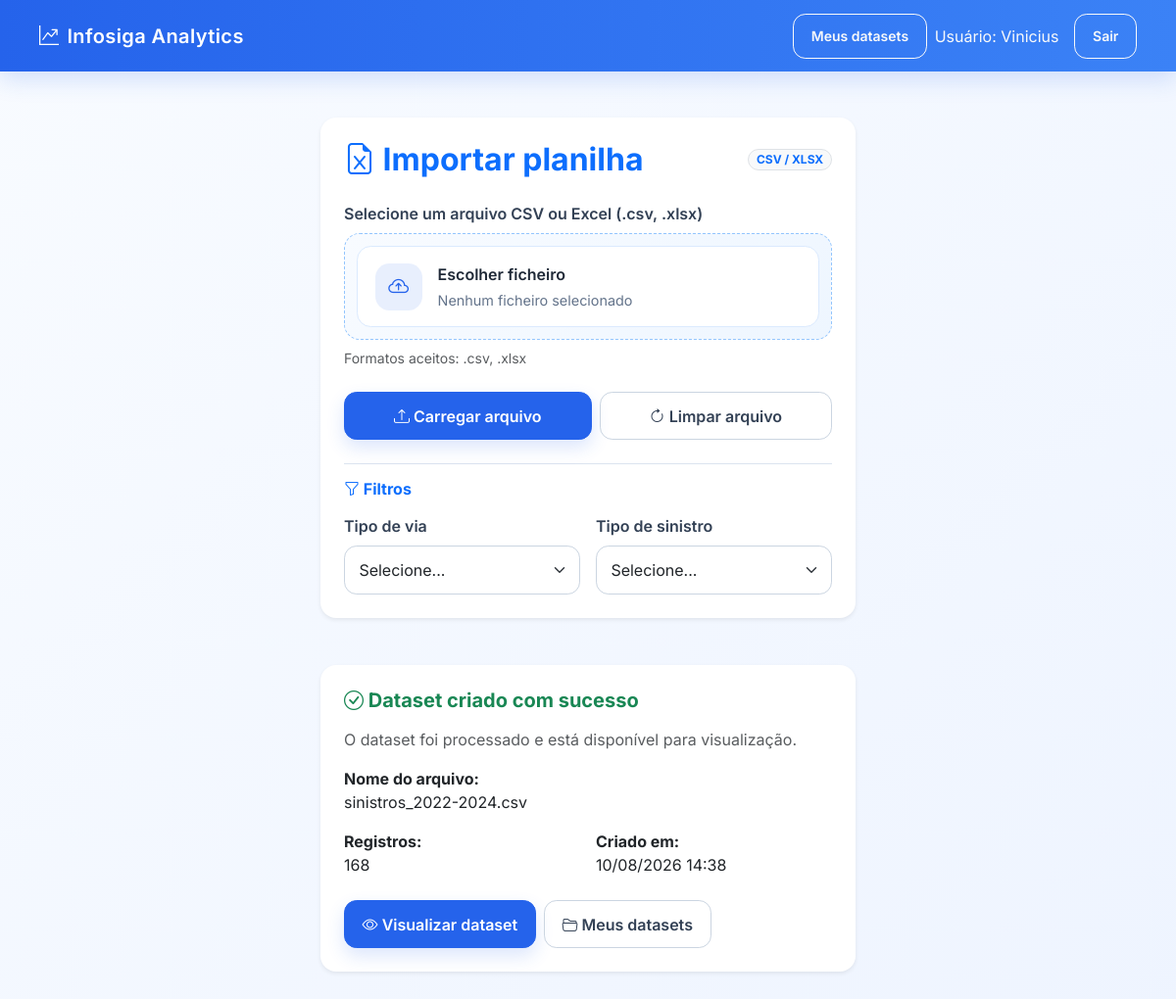
Screenshot of / (signed in) with the database file from the repository.
### analytics/models.py (models this page shows, shortened)
class Dataset(models.Model):
    usuario = models.ForeignKey(
        settings.AUTH_USER_MODEL,
        on_delete=models.CASCADE,
        related_name="datasets",
    )
    nome_original = models.CharField(
        max_length=255
    )
    arquivo = models.FileField(
        upload_to="datasets/"
    )
    quantidade_registros = models.PositiveIntegerField(
        default=0
    )
    criado_em = models.DateTimeField(
        auto_now_add=True
    )
    atualizado_em = models.DateTimeField(
        auto_now=True
    )
    resultado_processado = models.FileField(
        upload_to="datasets/processed/",
        null=True,
        blank=True,
    )

### analytics/views/home.py (the view)
# urls.py: path("", home, name="home"),
@login_required
def home(request):
    if request.GET.get("clear") == "1":
        request.session.pop("last_dataset_id", None)
        request.session.pop("uploaded_file_info", None)
        request.session.modified = True
    form = UploadFileForm()
    context = {"form": form}
    last_dataset_id = request.session.get("last_dataset_id")
    if last_dataset_id:
        new_dataset = DatasetService.get_for_user(last_dataset_id, request.user)
        if new_dataset:
            context["new_dataset"] = new_dataset
    uploaded_file_info = request.session.get("uploaded_file_info")
    if uploaded_file_info:
        context["uploaded_file_info"] = uploaded_file_info
    return render(request, "analytics/home.html", context)

### analytics/forms.py (shortened to what this page needs)
class UploadFileForm(forms.Form):
    arquivo = forms.FileField(
        label="Selecione um arquivo",
        required=True,
        widget=forms.ClearableFileInput(
            attrs={
                "class": "form-control",
                "accept": ".csv,.xlsx,application/vnd.ms-excel,application/vnd.openxmlformats-officedocument.spreadsheetml.sheet,text/csv",
            }
        ),
    )

### analytics/persistence/datasets.py (called while the page is built)
def get_dataset_for_user(dataset_id, usuario):
    return (
        Dataset.objects
        .filter(
            id=dataset_id,
            usuario=usuario,
        )
        .first()
    )

### analytics/services/dataset_service.py (called while the page is built)
    @staticmethod
    def get_for_user(dataset_id, usuario):
        return dataset_persistence.get_dataset_for_user(dataset_id, usuario)

### analytics/templates/analytics/home.html (shortened to what this page needs)
{% extends "analytics/base.html" %}
{% block content %}
<form id="uploadForm" enctype="multipart/form-data" method="POST" action="{% url 'upload_file' %}">
    <div class="row justify-content-center mb-5">
        <div class="col-lg-6 col-md-8">
            <div class="card shadow-sm border-0">
                <div class="card-body p-4">
                    <div class="d-flex align-items-center justify-content-between mb-4">
                        <h2 class="card-title mb-0 text-primary">
                            <i class="bi bi-file-earmark-excel"></i> Importar planilha
                        </h2>
                        <span class="badge rounded-pill bg-light text-primary border">CSV / XLSX</span>
                    </div>
                    <div class="mb-4">
                        <label class="form-label fw-semibold">
                            Selecione um arquivo CSV ou Excel (.csv, .xlsx)
                        </label>
                        {% with field_id=form.arquivo.id_for_label %}
                        <div class="upload-shell">
                            <label for="{{ field_id }}" class="upload-input" role="button">
                                <div class="upload-icon">
                                    <i class="bi bi-cloud-arrow-up"></i>
                                </div>
                                <div class="upload-text">
                                    <span class="upload-title">Escolher ficheiro</span>
                                    <span class="upload-hint" id="fileNameHint">Nenhum ficheiro selecionado</span>
                                </div>
                            </label>
                        </div>
                        {% endwith %}
                        <small class="text-muted d-block mt-2">
                            Formatos aceitos: .csv, .xlsx
                        </small>
                    </div>
                    <div class="d-grid gap-2 d-md-flex">
                        <button type="submit" class="btn btn-primary flex-grow-1" id="submitButton">
                            <i class="bi bi-upload"></i> Carregar arquivo
                        </button>
                        <a href="{% url 'home' %}?clear=1" class="btn btn-outline-secondary flex-grow-1">
                            <i class="bi bi-arrow-clockwise"></i> Limpar arquivo
                        </a>
                    </div>
                    <div class="mt-4 pt-3 border-top">
                        <h6 class="mb-3 text-primary fw-bold">
                            <i class="bi bi-funnel"></i> Filtros
                        </h6>
                        <div class="row g-3">
                            <div class="col-md-6">
                                <label for="tipoVia" class="form-label fw-semibold">Tipo de via</label>
                                <select class="form-select" id="tipoVia" name="tipo_via">
                                    <option value="">Selecione...</option>
                                </select>
                            </div>
                            <div class="col-md-6">
                                <label for="tipoSinistro" class="form-label fw-semibold">Tipo de sinistro</label>
                                <select class="form-select" id="tipoSinistro" name="tipo_sinistro">
                                    <option value="">Selecione...</option>
                                </select>
                            </div>
                        </div>
                    </div>
                </div>
            </div>
        </div>
    </div>
</form>
{% if new_dataset %}
<div class="row justify-content-center mb-4">
    <div class="col-lg-6 col-md-8">
        <div class="card shadow-sm border-0">
            <div class="card-body p-4">
                <h5 class="card-title mb-3 text-success">
                    <i class="bi bi-check-circle"></i> Dataset criado com sucesso
                </h5>
                <div class="mb-3 text-muted">
                    O dataset foi processado e está disponível para visualização.
                </div>
                <div class="row g-3 mb-4">
                    <div class="col-12">
                        <strong>Nome do arquivo:</strong>
                        <div>{{ new_dataset.nome_original }}</div>
                    </div>
                    <div class="col-6">
                        <strong>Registros:</strong>
                        <div>{{ new_dataset.quantidade_registros }}</div>
                    </div>
                    <div class="col-6">
                        <strong>Criado em:</strong>
                        <div>{{ new_dataset.criado_em|date:"d/m/Y H:i" }}</div>
                    </div>
                </div>
                <div class="d-flex gap-2 flex-wrap">
                    <a href="{% url 'dataset_detail' new_dataset.id %}" class="btn btn-primary">
                        <i class="bi bi-eye"></i> Visualizar dataset
                    </a>
                    <a href="{% url 'dataset_list' %}" class="btn btn-outline-secondary">
                        <i class="bi bi-folder2-open"></i> Meus datasets
                    </a>
                </div>
            </div>
        </div>
    </div>
</div>
{% endif %}
{% endblock %}

### analytics/templates/analytics/base.html (shortened to what this page needs)
{% load static %}
<!DOCTYPE html>
<html lang="pt-br">
<head>
    <link href="https://cdn.jsdelivr.net/npm/bootstrap@5.3.7/dist/css/bootstrap.min.css" rel="stylesheet">
    <link rel="stylesheet" href="https://cdn.jsdelivr.net/npm/bootstrap-icons@1.11.3/font/bootstrap-icons.css">
    <link rel="stylesheet" href="{% static 'analytics/css/home.css' %}">
</head>
<body>
    <nav class="navbar navbar-dark fixed-top">
        <div class="container-fluid px-4">
            <a class="navbar-brand mb-0 h1 d-flex align-items-center gap-2" href="{% url 'home' %}">
                <i class="bi bi-graph-up-arrow"></i>
                <span>Infosiga Analytics</span>
            </a>
            <div class="d-flex align-items-center gap-2">
                {% if user.is_authenticated %}
                    <a class="btn btn-outline-light btn-sm" href="{% url 'dataset_list' %}">Meus datasets</a>
                    <span class="navbar-text text-light me-2">Usuário: {{ user.username }}</span>
                    <a class="btn btn-outline-light btn-sm" href="{% url 'logout' %}">Sair</a>
                {% else %}
                    <a class="btn btn-outline-light btn-sm" href="{% url 'login' %}">Entrar</a>
                    <a class="btn btn-light btn-sm" href="{% url 'register' %}">Criar conta</a>
                {% endif %}
            </div>
        </div>
    </nav>
    <main class="pt-5 mt-5">
        <div class="container py-4">
            {% block content %}{% endblock %}
        </div>
    </main>
</body>
</html>

### analytics/static/analytics/css/home.css (style rules this page uses)
:root { --primary: #2563eb; --primary-dark: #1d4ed8; --surface: #ffffff; --border: #dbe3ef; --text: #1f2937; --muted: #64748b; }
body { font-family: 'Inter', sans-serif; background: linear-gradient(135deg, #f8fbff 0%, #eef4ff 100%); color: var(--text); min-height: 100vh; }
.navbar { background: linear-gradient(90deg, var(--primary) 0%, #3b82f6 100%); box-shadow: 0 8px 24px rgba(37, 99, 235, 0.18); padding: 0.85rem 1rem; }
.navbar-brand { font-weight: 600; letter-spacing: 0.02em; }
main { padding-bottom: 2rem; }
.card { border: 1px solid var(--border); border-radius: 1rem; box-shadow: 0 12px 30px rgba(15, 23, 42, 0.06); background-color: var(--surface); }
.card-body { padding: 2rem; }
.card-title, .section-title { font-weight: 700; color: var(--primary-dark); }
.border-top { border-color: var(--border) !important; }
.form-label { color: #334155; font-weight: 600; }
.form-control, .form-select { border: 1px solid #cbd5e1; border-radius: 0.8rem; padding: 0.75rem 0.9rem; transition: border-color 0.2s ease, box-shadow 0.2s ease; }
.btn { border-radius: 0.8rem; font-weight: 600; padding: 0.72rem 1.1rem; transition: transform 0.2s ease, box-shadow 0.2s ease; }
.btn-primary { background-color: var(--primary); border-color: var(--primary); box-shadow: 0 8px 18px rgba(37, 99, 235, 0.16); }
.btn-outline-secondary { border-color: #cbd5e1; color: #334155; }
.upload-shell { border: 1px dashed #93c5fd; border-radius: 1rem; background: linear-gradient(135deg, #f8fbff 0%, #eef6ff 100%); padding: 0.75rem; }
.upload-input { display: flex; align-items: center; gap: 1rem; width: 100%; border-radius: 0.9rem; background: var(--surface); padding: 1rem 1.1rem; border: 1px solid #dbeafe; color: var(--text); cursor: pointer; transition: box-shadow 0.2s ease, border-color 0.2s ease; }
.upload-icon { display: inline-flex; align-items: center; justify-content: center; width: 3rem; height: 3rem; border-radius: 0.9rem; background: rgba(37, 99, 235, 0.1); color: var(--primary) }
.upload-icon i { font-size: 1.3rem; }
.upload-text { display: flex; flex-direction: column; gap: 0.2rem; }
.upload-title { font-weight: 600; }
.upload-hint { font-size: 0.9rem; color: var(--muted); }

### rows the page displays
Dataset: nome_original "sinistros_2022-2024.csv", quantidade_registros "168", criado_em "10/08/2026 14:38"

### other values shown
{{ user.username }} "Vinicius"
